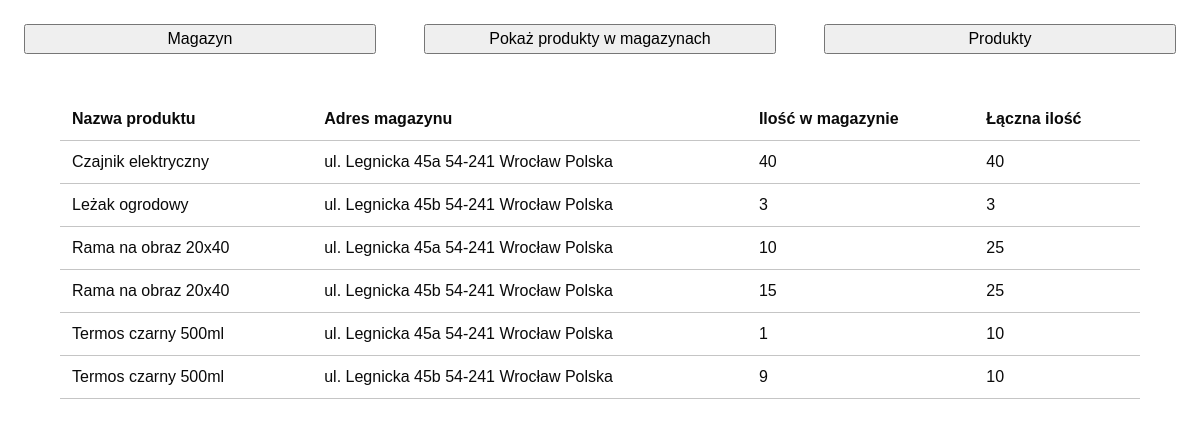
/admin_ui.php?id=show, run on the app's committed database.
### tables this page shows
CREATE TABLE `produkty_magazyn` (
  `produkt_id` int(11) NOT NULL,
  `magazyn_id` int(11) NOT NULL,
  `ilosc` int(11) NOT NULL
);

CREATE TABLE `produkty` (
  `id_produktu` int(11) NOT NULL,
  `nazwa` varchar(50) NOT NULL,
  `cena` decimal(10,2) NOT NULL,
  `ilosc_laczna` int(11) NOT NULL,
  `opis` varchar(100) NOT NULL
);

CREATE TABLE `magazyn` (
  `id_magazynu` int(11) NOT NULL,
  `adres` varchar(150) NOT NULL,
  `nr_telefonu` varchar(9) NOT NULL,
  `e-mail` varchar(40) NOT NULL
);

### show_prod.php (the view)
<table>
<tr><td>Nazwa produktu</td><td>Adres magazynu</td><td>Ilość w magazynie</td><td>Łączna ilość</td></tr>
<?php
    $data = $conn -> query("SELECT `nazwa`, `adres`, `ilosc`, `ilosc_laczna` FROM ((`produkty_magazyn` INNER JOIN `produkty` ON `produkt_id` = `id_produktu`) INNER JOIN `magazyn` ON `magazyn_id` = `id_magazynu`) ORDER BY `nazwa`");
    while($row = $data -> fetch_assoc())
        echo "<tr><td>".$row['nazwa']."</td><td>".$row['adres']."</td><td>".$row['ilosc']."</td><td>".$row['ilosc_laczna']."</td></tr>";
?>
</table>

### admin_ui.php (shortened to what this page needs)
<!DOCTYPE html>
<html lang = "pl">
    <head>
        <link rel = "stylesheet" href = "style.css">
    </head>
    <body>
        <div id = "container_btn">
        <?php
            echo "
            <button class = 'btn' onclick=\"location='?id=magazine'\">Magazyn</button>
            <button class = 'btn' onclick=\"location='?id=show'\">Pokaż produkty w magazynach</button>
            <button class = 'btn' onclick=\"location='?id=products'\">Produkty</button>";
        ?>
        </div>
        <div id='container'>
        <?php
            $conn = OpenCon();
                if($_GET)
                {
                    if($_GET['id'] == 'magazine')
                        include 'magazine.php';
                    elseif($_GET['id'] == 'products')
                        include 'products.php';
                    elseif($_GET['id'] == 'show')
                        include 'show_prod.php';
                }
        ?>
        </div>
    </body>
</html>

### style.css (style rules this page uses)
body { margin: 0; padding: 0; font-family: Arial, Helvetica, sans-serif; }
#container { display: flex; }
#container_btn { display: flex; }
.btn { width: 100%; margin: 2%; font-size: 16px; padding: 4px 0; }
table { width: 90%; border-collapse: collapse; font-family: Arial, sans-serif; font-size: 16px; color: #0a0a0a; margin-left: 5%; margin-top: 20px; }
table tr:nth-child(1) { font-weight: bold; }
table td { text-align: left; border-bottom: 1px solid #c5c5c5; padding: 12px; }

### data on the page
produkty_magazyn: produkt.nazwa "Czajnik elektryczny", magazyn.adres "ul. Legnicka 45a 54-241 Wrocław Polska", ilosc "40", produkt.ilosc_laczna "40"
produkty_magazyn: produkt.nazwa "Leżak ogrodowy", magazyn.adres "ul. Legnicka 45b 54-241 Wrocław Polska", ilosc "3", produkt.ilosc_laczna "3"
produkty_magazyn: produkt.nazwa "Rama na obraz 20x40", magazyn.adres "ul. Legnicka 45a 54-241 Wrocław Polska", ilosc "10", produkt.ilosc_laczna "25"
produkty_magazyn: produkt.nazwa "Rama na obraz 20x40", magazyn.adres "ul. Legnicka 45b 54-241 Wrocław Polska", ilosc "15", produkt.ilosc_laczna "25"
produkty_magazyn: produkt.nazwa "Termos czarny 500ml", magazyn.adres "ul. Legnicka 45a 54-241 Wrocław Polska", ilosc "1", produkt.ilosc_laczna "10"
produkty_magazyn: produkt.nazwa "Termos czarny 500ml", magazyn.adres "ul. Legnicka 45b 54-241 Wrocław Polska", ilosc "9", produkt.ilosc_laczna "10"
